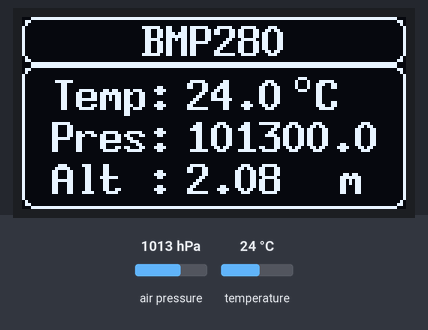
Simulated run of this sketch. Board: Arduino Uno, built with avr-gcc and run on an emulated ATmega328P. Parts: 128×64 one-colour display. Inputs (shaded band) come from the test bench; at power-on: air pressure 1013 hPa, temperature 24 °C. What the sketch prints to the serial monitor is not drawn.

Above: at 0.5 s.

The sketch:

bpm280_lcd.ino
```cpp
//Programa: Temperatura, Pressao e Altitude com BMP280
//Autor: Arduino e Cia

#include <Wire.h>
#include <U8glib.h>
#include <Adafruit_Sensor.h>
#include <Adafruit_BMP280.h>

Adafruit_BMP280 sensor_bmp;

//Definicoes do display Oled
U8GLIB_SSD1306_128X64 u8g(U8G_I2C_OPT_FAST);

void draw()
{
  //Comandos graficos para o display devem ser colocados aqui
  u8g.setFont(u8g_font_8x13B);
  u8g.drawRFrame(0, 16, 128, 48, 4);
  u8g.drawRFrame(0, 0, 128, 16, 4);
  u8g.drawStr(40, 13, "BMP280");
  //Mostra a temperatura
  u8g.drawStr(10, 31, "Temp:      C");
  u8g.drawCircle(93, 22, 2); //Grau
  u8g.setPrintPos(55, 31);
  u8g.print(sensor_bmp.readTemperature(), 1);
  Serial.println(sensor_bmp.readTemperature());
  //Mostra a pressao (em hPa)
  u8g.drawStr(10, 45, "Pres:");
  u8g.setPrintPos(55, 45);
  u8g.print(sensor_bmp.readPressure(), 1);
  //Mostra a altitude
  u8g.drawStr(10, 59, "Alt :       m");
  u8g.setPrintPos(55, 59);
  u8g.print(sensor_bmp.readAltitude(1013.25));
}

void setup()
{
  Serial.begin(9600);
  Serial.println("Teste modulo BMP280");

  //Verifica a conexão do sensor BMP280
  if (!sensor_bmp.begin())
  {
    Serial.println("Sensor não encontrado. Verifique as conexoes!");
    while (1);
  }

  //Display Oled
  if ( u8g.getMode() == U8G_MODE_R3G3B2 ) {
    u8g.setColorIndex(255);     // white
  }
  else if ( u8g.getMode() == U8G_MODE_GRAY2BIT ) {
    u8g.setColorIndex(3);         // max intensity
  }
  else if ( u8g.getMode() == U8G_MODE_BW ) {
    u8g.setColorIndex(1);         // pixel on
  }
  else if ( u8g.getMode() == U8G_MODE_HICOLOR ) {
    u8g.setHiColorByRGB(255, 255, 255);
  }
}

void loop()
{
  //Chama a rotina de desenho na tela
  u8g.firstPage();
  do
  {
    draw();
  }
  while ( u8g.nextPage() );
  delay(10000);
}
```
